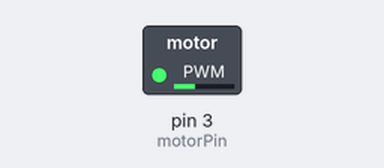
Simulated run of this sketch. Board: Arduino Uno, built with avr-gcc and run on an emulated ATmega328P. Parts: switched loads named in the sketch (green lamp = pin HIGH). What the sketch prints to the serial monitor is not drawn.

Above: at 0.1 s.
Timing chart, 0 to 1.6 s (numbered marks = the images above):
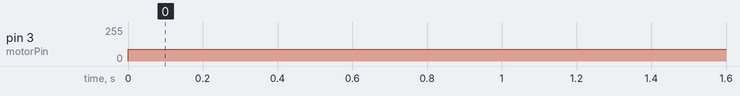

The sketch:

sketch_nov10b.ino
```cpp
int motorPin = 3;

void setup()
{
  pinMode(motorPin, OUTPUT);
  Serial.begin(9600);
  while (!Serial);
  Serial.println("Speed 0 to...");
}

int speed = 600;
void loop()
{
  analogWrite(motorPin, speed);
}
```

Measured:
- by itself, pin 3 (motorPin): 0/255 → 88/255 at 0.00 s
